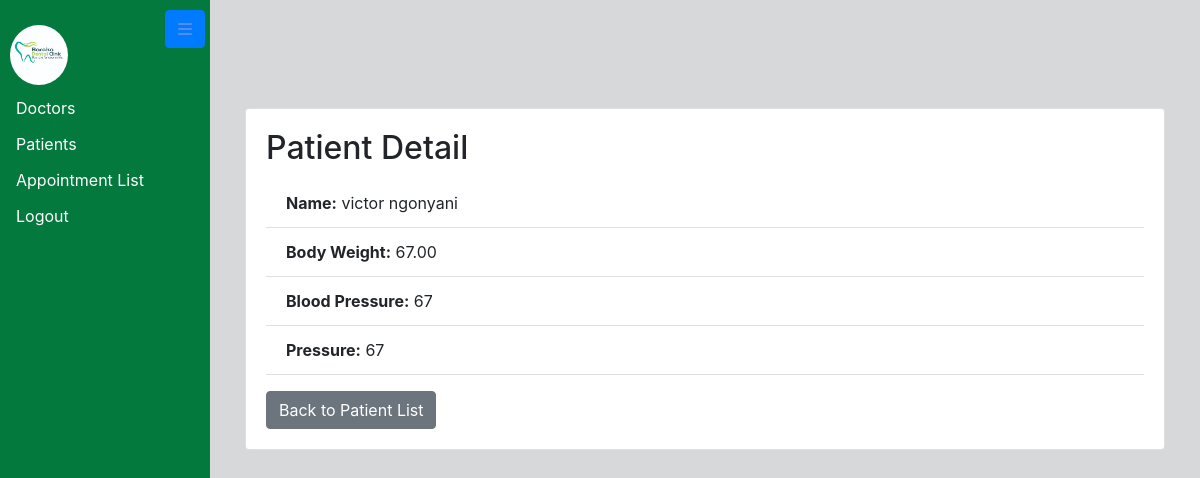
The page /patient/1/details (signed in) on the database its author committed.
### hospitalApp/models.py (models this page shows, shortened)
class CommonFields(models.Model):
    first_name = models.CharField(max_length=30)
    last_name = models.CharField(max_length=30)
    age = models.PositiveIntegerField()
    gender = models.CharField(max_length=10, choices=GENDER_CHOICES)
    address = models.TextField()
    phone = models.CharField(max_length=15)
    email = models.EmailField(unique=True)
    image = models.ImageField(upload_to='profile_images/', default='default/default.jpg')
    class Meta:
        abstract = True  # This is an abstract base class to share common fields

class Patient(CommonFields):
    body_weight = models.DecimalField(max_digits=5, decimal_places=2)  # Example: DecimalField for body weight
    blood_pressure = models.CharField(max_length=15)  # Example: CharField for blood pressure
    pressure = models.CharField(max_length=15)  # Example: CharField for pressure
    receptionist = models.ForeignKey(Specialist, on_delete=models.CASCADE, limit_choices_to={'area_of_specialist': 'Receptionist'})
    registration_time = models.DateTimeField(auto_now_add=True)
    treated_by = models.ForeignKey(Specialist, on_delete=models.CASCADE, limit_choices_to={'area_of_specialist': 'Doctor'}, related_name='patients_treated')
    treated = models.BooleanField(default=False)

### hospitalApp/views.py (the view)
# urls.py: path('patient/<int:patient_id>/details', views.patient_detail, name='patient-detail'),
@login_required
def patient_detail(request, patient_id):
    patient = get_object_or_404(Patient, pk=patient_id)
    return render(request, 'patient_detail.html', {'patient': patient})

### hospitalApp/templates/patient_detail.html
{% extends 'base.html' %}
{% block content %}
<div class="container mt-5">
    <div class="card">
        <div class="card-body">
            <h2 class="card-title">Patient Detail</h2>
            <ul class="list-group list-group-flush">
                <li class="list-group-item"><strong>Name:</strong> {{ patient.first_name }} {{ patient.last_name }}</li>
                <li class="list-group-item"><strong>Body Weight:</strong> {{ patient.body_weight }}</li>
                <li class="list-group-item"><strong>Blood Pressure:</strong> {{ patient.blood_pressure }}</li>
                <li class="list-group-item"><strong>Pressure:</strong> {{ patient.pressure }}</li>
            </ul>
            <a href="{% url 'patient-list' %}" class="btn btn-secondary mt-3">Back to Patient List</a>
        </div>
    </div>
</div>
{% endblock %}

### templates/base.html (style rules this page uses)
body { background-color: #d7d8da; padding-top: 40px; margin: 0; }

### rows shown on the page
Patient: first_name "victor", last_name "ngonyani", body_weight "67.00", blood_pressure "67", pressure "67"
